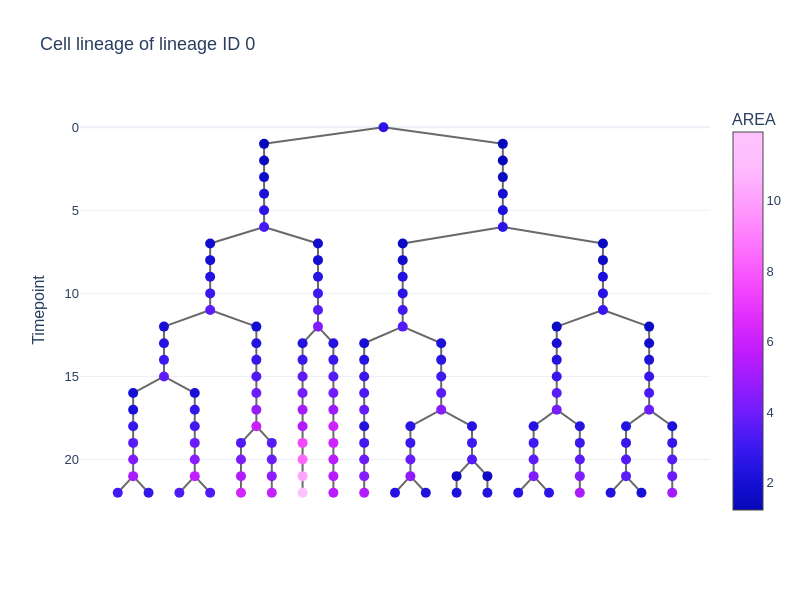

The code cell stored with this chart in its notebook:
### Markdown cell above
### For cell lineages

### Code cell
lin0 = model.data.cell_lineages[0]
lin0.plot(
    title="Cell lineage of lineage ID 0",
    node_colormap_prop="AREA",
    node_colormap="Plotly3",
    node_hover_props=["AREA", "CIRCULARITY"],
    node_marker_style={
        "size": 10,
    },
    width=800,
    height=600,
    show_legend=False,
)

### Figure 1 — Plotly figure (JSON) as saved in the notebook; plotly's stock layout.template omitted (floating-point values rounded to 4 significant figures; data arrays with more than 128 entries replaced by an {"elided": "..."} marker saying what was removed)
{"data": [{"line": {"color": "dimgrey"}, "mode": "lines", "name": "Edges", "text": {"elided": "453 str values"}, "type": "scatter", "x": {"elided": "453 float values"}, "y": {"elided": "453 int values"}}, {"customdata": {"elided": "152 int values"}, "hoverinfo": "text", "hovertemplate": "%{text}", "marker": {"color": {"elided": "152 float values"}, "colorbar": {"title": {"text": "AREA"}}, "colorscale": [[0, "#0508b8"], [0.08333, "#1910d8"], [0.1667, "#3c19f0"], [0.25, "#6b1cfb"], [0.3333, "#981cfd"], [0.4167, "#bf1cfd"], [0.5, "#dd2bfd"], [0.5833, "#f246fe"], [0.6667, "#fc67fd"], [0.75, "#fe88fc"], [0.8333, "#fea5fd"], [0.9167, "#febefe"], [1, "#fec3fe"]], "line": {"width": 0}, "opacity": 1, "size": 10}, "mode": "markers", "name": "lineage_id: 0", "text": {"elided": "152 str values"}, "type": "scatter", "x": {"elided": "152 float values"}, "y": {"elided": "152 int values"}}], "layout": {"height": 600, "hovermode": "closest", "showlegend": false, "title": {"text": "Cell lineage of lineage ID 0"}, "width": 800, "xaxis": {"showgrid": false, "showline": false, "showticklabels": false, "ticks": "", "zeroline": false}, "yaxis": {"autorange": "reversed", "rangemode": "normal", "showgrid": true, "showline": false, "ticks": "", "title": {"text": "Timepoint"}, "zeroline": true}}}
